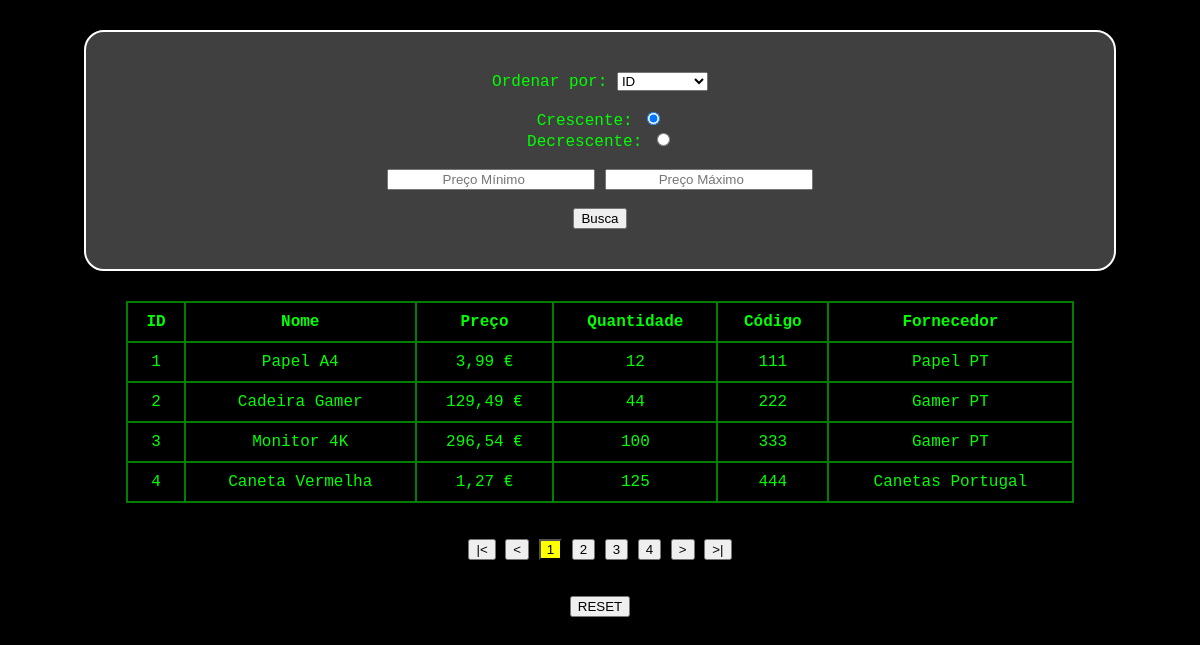
Screenshot of /exercicio_02/index.php with the database file from the repository.
### tables this page shows
CREATE TABLE `produtos` (
  `id` int(11) NOT NULL,
  `nome` varchar(100) NOT NULL,
  `preco` double NOT NULL,
  `quantidade` int(11) NOT NULL,
  `codigo` int(11) NOT NULL,
  `fornecedor` varchar(100) NOT NULL
);

### exercicio_02/base_dados.php (called while the page is built)
<?php
$base_dados = [
  "host" => "localhost",
  "dbname" => "codemaster_10_bd",
  "user" => "root",
  "password" => ""
];
$conexao = new PDO("mysql:host=$base_dados[host];dbname=$base_dados[dbname];charset=utf8mb4;", $base_dados["user"], $base_dados["password"]);
function selectSQL($sql){
  global $conexao;
  $consulta = $conexao->query($sql);
  $resultado = $consulta->fetchAll(PDO::FETCH_ASSOC);
  return $resultado;
}
function selectSQLUnico($sql){
  global $conexao;
  $consulta = $conexao->query($sql);
  $resultado = $consulta->fetch(PDO::FETCH_ASSOC);
  return $resultado;
}
?>

### exercicio_02/index.php (the view, shortened to what this page needs)
<?php
require_once("base_dados.php");
$where = "";
$coluna = "id";
$direcao = "ASC";
$menor = null;
$maior = null;
$form_dos_filtos = isset($_GET["coluna"]) && isset($_GET["direcao"]);
$pagina = 1;
$busca_por_total = selectSQLUnico("SELECT Count(*) AS total FROM produtos $where");
$total_elementos = intval($busca_por_total["total"]);
$elementos_por_pagina = 4;
$total_paginas = ceil($total_elementos / $elementos_por_pagina);
$elementos_ignorados = (($pagina - 1) * $elementos_por_pagina);
$abreviacao = 4;
$botao_inicio = $pagina - $abreviacao;
$botao_final = $pagina + $abreviacao;
$produtos = selectSQL("SELECT * FROM produtos $where ORDER BY $coluna $direcao LIMIT $elementos_por_pagina OFFSET $elementos_ignorados");
?>
<!DOCTYPE html>
<html lang="pt">
<head>
  <link rel="stylesheet" href="estilo.css">
</head>
<body>
  <div class="caixa">
    <form action="">
      <label for="coluna">Ordenar por: </label>
      <select name="coluna" id="coluna">
        <option value="id" <?= ($coluna == "id") ? "selected" : ""; ?>>ID</option>
      </select>
      <br><br>
      <label for="asc">Crescente:</label>
      <input type="radio" name="direcao" id="asc" value="ASC" <?= (!$form_dos_filtos || $form_dos_filtos && $direcao == "ASC") ? "checked" : ""; ?>>
      <br>
      <label for="desc">Decrescente:</label>
      <input type="radio" name="direcao" id="desc" value="DESC" <?= ($form_dos_filtos && $direcao == "DESC") ? "checked" : ""; ?>>
      <br><br>
      <input type="number" name="menor" placeholder="Preço Mínimo" min="0" step="0.01" value="<?= ($menor != null) ? number_format($menor, 2) : ""; ?>">
      <input type="number" name="maior" placeholder="Preço Máximo" min="0" step="0.01" value="<?= ($maior != null) ? number_format($maior, 2) : ""; ?>">
      <br><br>
      <input type="submit" value="Busca">
    </form>
  </div>
  <table>
    <tr>
      <th>ID</th>
      <th>Nome</th>
      <th>Preço</th>
      <th>Quantidade</th>
      <th>Código</th>
      <th>Fornecedor</th>
    </tr>
    <?php foreach($produtos as $p): ?>
      <tr>
        <td><?= $p["id"]; ?></td>
        <td><?= $p["nome"]; ?></td>
        <td><?= number_format($p["preco"], 2, ",", "."); ?> €</td>
        <td><?= $p["quantidade"]; ?></td>
        <td><?= $p["codigo"]; ?></td>
        <td><?= $p["fornecedor"]; ?></td>
      </tr>
    <?php endforeach; ?>
  </table>
  <br><br>
  <form action="">
    <button name="pagina" value="1">|<</button>
    <button name="pagina" value="<?= $pagina - 1; ?>"><</button>
    <?php for($i=$botao_inicio; $i<=$botao_final; $i+=1): ?>
      <?php if($i >= 1 && $i <= $total_paginas): ?>
        <button name="pagina" class="<?= ($pagina == $i) ? "active" : ""; ?>" value="<?= $i; ?>"><?= $i; ?></button>
      <?php endif; ?>
    <?php endfor; ?>
    <button name="pagina" value="<?= $pagina + 1; ?>">></button>
    <button name="pagina" value="<?= $total_paginas ?>">>|</button>
  </form>
  <br><br>
  <a href="index.php"><button>RESET</button></a>
</body>
</html>

### exercicio_02/estilo.css (style rules this page uses)
body { background-color: black; color: rgb(0, 255, 0); font-family: 'Courier New', Courier, monospace; text-align: center; }
.caixa { background-color: rgba(255, 255, 255, 0.25); border: 2px solid white; width: 80%; margin: 30px auto; padding: 40px; border-radius: 20px; }
input { text-align: center; }
input[type="number"] { min-width: 200px; }
table { width: 80%; margin: auto; }
table, th, td { border: 2px solid rgb(0, 126, 0); border-collapse: collapse; }
th, td { padding: 10px; }
button.active { background-color: yellow; }

### rows the page displays
produtos: id "1", nome "Papel A4", preco "3,99", quantidade "12", codigo "111", fornecedor "Papel PT"
produtos: id "2", nome "Cadeira Gamer", preco "129,49", quantidade "44", codigo "222", fornecedor "Gamer PT"
produtos: id "3", nome "Monitor 4K", preco "296,54", quantidade "100", codigo "333", fornecedor "Gamer PT"
produtos: id "4", nome "Caneta Vermelha", preco "1,27", quantidade "125", codigo "444", fornecedor "Canetas Portugal"

### other values shown
$i "1"
$i "2"
$i "3"
$i "4"
